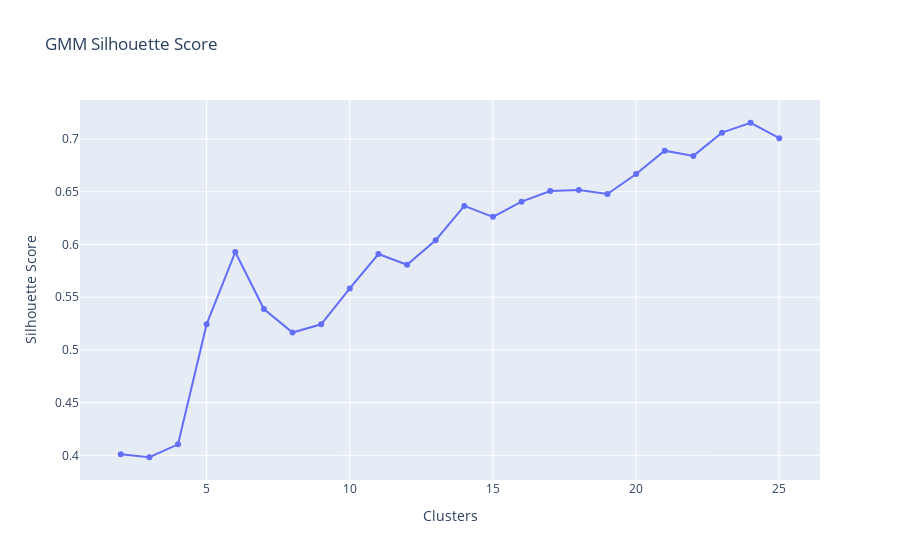

The notebook cell this image was saved under:
### Code cell
fig = px.line(x = clusters, y = gmm_list, markers=True, title = 'GMM Silhouette Score')
fig.update_layout(yaxis_title = 'Silhouette Score', xaxis_title = 'Clusters')
fig.show()

### Figure 1 — Plotly figure (JSON) as saved in the notebook; plotly's stock layout.template omitted (floating-point values rounded to 4 significant figures)
{"data": [{"hovertemplate": "x=%{x}<br>y=%{y}<extra></extra>", "legendgroup": "", "line": {"color": "#636efa", "dash": "solid"}, "marker": {"symbol": "circle"}, "mode": "lines+markers", "name": "", "orientation": "v", "showlegend": false, "type": "scatter", "x": [2, 3, 4, 5, 6, 7, 8, 9, 10, 11, 12, 13, 14, 15, 16, 17, 18, 19, 20, 21, 22, 23, 24, 25], "xaxis": "x", "y": [0.4011, 0.3982, 0.4104, 0.5244, 0.5928, 0.5388, 0.5164, 0.5243, 0.5583, 0.5909, 0.5808, 0.604, 0.6366, 0.6262, 0.6406, 0.6507, 0.6517, 0.6479, 0.6669, 0.689, 0.684, 0.706, 0.7155, 0.7008], "yaxis": "y"}], "layout": {"autosize": true, "legend": {"tracegroupgap": 0}, "title": {"text": "GMM Silhouette Score"}, "xaxis": {"anchor": "y", "autorange": true, "domain": [0, 1], "range": [0.6405, 26.36], "title": {"text": "Clusters"}, "type": "linear"}, "yaxis": {"anchor": "x", "autorange": true, "domain": [0, 1], "range": [0.372, 0.7417], "title": {"text": "Silhouette Score"}, "type": "linear"}}}
